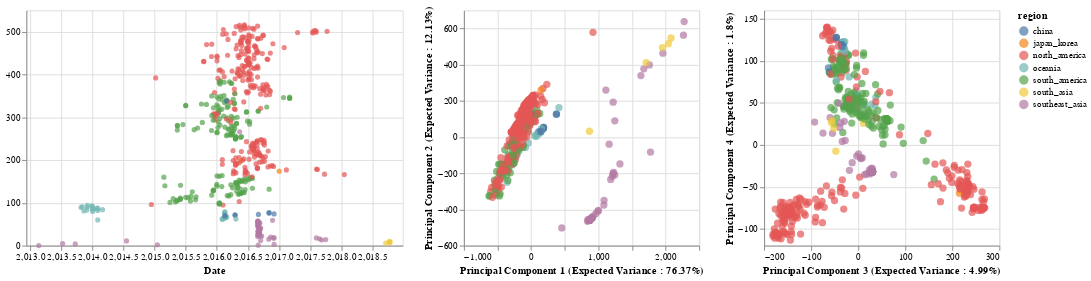

The cell this chart's notebook holds for it:
### Markdown cell above
# Linking the Tree with the two other PCA Plots

### Code cell
import altair as alt
base = alt.Chart(merged_df)
brush = alt.selection(type='interval', resolve='global')
tree_name = base.mark_circle().encode(
    x=alt.X(
        "date:Q",
        scale=alt.Scale(domain=(node_df["date"].min() - 0.2, node_df["date"].max() + 0.2)),
        title="Date"
    ),
    y=alt.Y(
        "y:Q",
        title=""
    ),
    color=alt.condition(brush, 'region:N', alt.ColorValue('gray')),
    #color="region:N",
    tooltip=["strain:N", "region:N", "date:Q"]
).add_selection(brush).properties(width=400,height=250)

#brush = alt.selection(type='interval', resolve='global')
#link the charts
pc1 = base.mark_circle(size=60).encode(
    x=alt.X('principal component 1',title='Principal Component 1 (Expected Variance : {}%'.format(round(pca.explained_variance_ratio_[0]*100,2)) + ")"),
    y=alt.X('principal component 2',title='Principal Component 2 (Expected Variance : {}%'.format(round(pca.explained_variance_ratio_[1]*100,2)) + ")"),
    color=alt.condition(brush, 'region', alt.ColorValue('gray')),
    tooltip=['strain', 'region']
).add_selection(
    brush
).properties(
    width=250,
    height=250
)
#Make this into a website (view compiled vega -- gives you the javascript -- put that into a HTML script)

pc34 = base.mark_circle(size=60).encode(
    x=alt.X('principal component 3',title='Principal Component 3 (Expected Variance : {}%'.format(round(pca.explained_variance_ratio_[2]*100,2)) + ")"),
    y=alt.X('principal component 4',title='Principal Component 4 (Expected Variance : {}%'.format(round(pca.explained_variance_ratio_[3]*100,2)) + ")"),
    color=alt.condition(brush, 'region', alt.ColorValue('gray')),
    tooltip=['strain', 'region']
).add_selection(
    brush
).properties(
    width=250,
    height=250
)
#make region clickable
tree_name|pc1|pc34
#pc1.encode(x='principal component 1') | pc34.encode(x='principal component 3') #link the tree to this one as well

### Figure 1 — Vega-Lite specification as saved in the notebook (floating-point values rounded to 4 significant figures; data arrays with more than 128 entries replaced by an {"elided": "..."} marker saying what was removed)
{"$schema": "https://vega.github.io/schema/vega-lite/v3.3.0.json", "config": {"mark": {"tooltip": null}, "view": {"height": 300, "width": 400}}, "data": {"name": "data-0ef1186858fe331f9045e0d6a5b3ff49"}, "datasets": {"data-0ef1186858fe331f9045e0d6a5b3ff49": {"elided": "517 records"}}, "hconcat": [{"encoding": {"color": {"condition": {"field": "region", "selection": "selector023", "type": "nominal"}, "value": "gray"}, "tooltip": [{"field": "strain", "type": "nominal"}, {"field": "region", "type": "nominal"}, {"field": "date", "type": "quantitative"}], "x": {"field": "date", "scale": {"domain": [2013.0, 2019.0]}, "title": "Date", "type": "quantitative"}, "y": {"field": "y", "title": "", "type": "quantitative"}}, "height": 250, "mark": "circle", "selection": {"selector023": {"resolve": "global", "type": "interval"}}, "width": 400}, {"encoding": {"color": {"condition": {"field": "region", "selection": "selector023", "type": "nominal"}, "value": "gray"}, "tooltip": [{"field": "strain", "type": "nominal"}, {"field": "region", "type": "nominal"}], "x": {"field": "principal component 1", "title": "Principal Component 1 (Expected Variance : 76.37%)", "type": "quantitative"}, "y": {"field": "principal component 2", "title": "Principal Component 2 (Expected Variance : 12.13%)", "type": "quantitative"}}, "height": 250, "mark": {"size": 60, "type": "circle"}, "selection": {"selector023": {"resolve": "global", "type": "interval"}}, "width": 250}, {"encoding": {"color": {"condition": {"field": "region", "selection": "selector023", "type": "nominal"}, "value": "gray"}, "tooltip": [{"field": "strain", "type": "nominal"}, {"field": "region", "type": "nominal"}], "x": {"field": "principal component 3", "title": "Principal Component 3 (Expected Variance : 4.99%)", "type": "quantitative"}, "y": {"field": "principal component 4", "title": "Principal Component 4 (Expected Variance : 1.8%)", "type": "quantitative"}}, "height": 250, "mark": {"size": 60, "type": "circle"}, "selection": {"selector023": {"resolve": "global", "type": "interval"}}, "width": 250}]}
